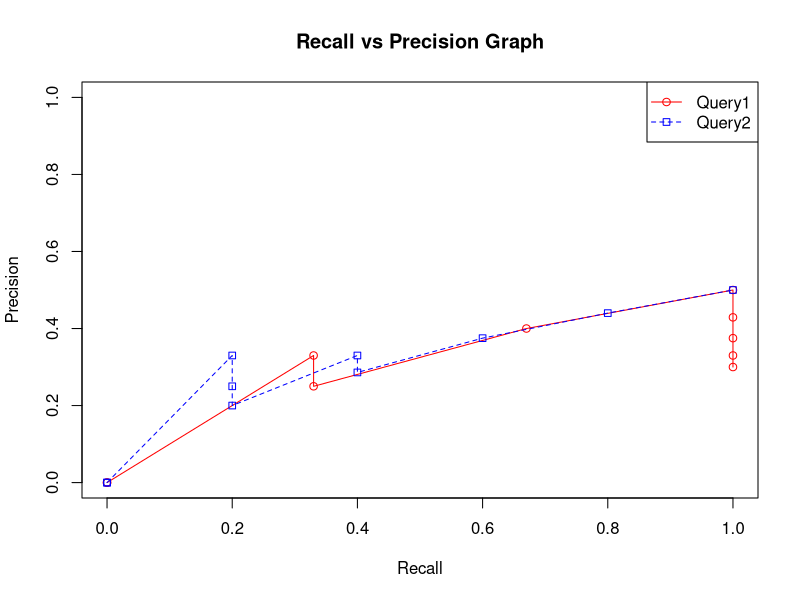

R code for this plot:
query1 <- read.csv("Query1.csv", header = TRUE)
query2 <- read.csv("Query2.csv", header = TRUE)
query1$Recall
plot(query1$Recall,query1$Precision,type = "o",col = "red", xlab = "Recall", ylab = "Precision", 
     main = "Recall vs Precision Graph",  ylim=c(0,1))
lines(query2$Recall,query2$Precision, type = "o", pch=22, lty=2, col = "blue")
legend("topright", c("Query1","Query2"), col=c("red","blue"),pch=21:22, lty=1:2)